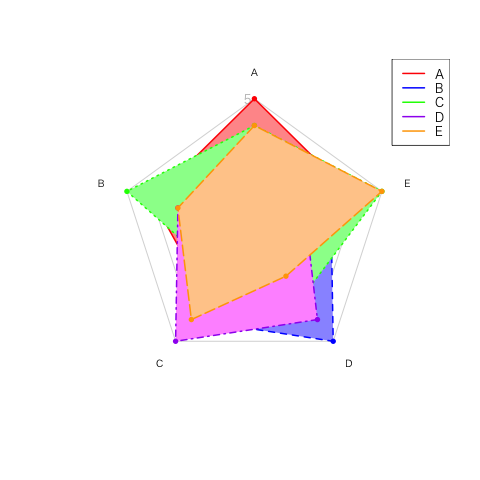

Here is the R script that generated this plot:
# fmsbパッケージを読み込む
library(fmsb)

# PNGデバイスを開く
png("radar_chart.png")

# データフレームの作成
data <- data.frame(
  A = c(5, 3, 4, 2, 4),
  B = c(4, 2, 5, 3, 3),
  C = c(3, 4, 2, 5, 4),
  D = c(2, 5, 3, 4, 2),
  E = c(4, 3, 5, 2, 5)
)

# 最大値と最小値の行を追加
data <- rbind(rep(5, 5), rep(1, 5), data)

# フォントの設定
par(family = "HiraginoSans-W3")

# レーダーチャートの作成
radarchart(data, axistype = 1, 
           pcol = c("red", "blue", "green", "purple", "orange"), 
           pfcol = c("#FF9999", "#9999FF", "#99FF99", "#FF99FF", "#FFCC99"), 
           plwd = 2, 
           cglcol = "grey", 
           cglty = 1, 
           axislabcol = "grey", 
           caxislabels = seq(1, 5, 1), 
           cglwd = 0.8, 
           vlcex = 0.8)

# 凡例の追加
legend("topright", legend = c("A", "B", "C", "D", "E"), col = c("red", "blue", "green", "purple", "orange"), lty = 1, lwd = 2)

# PNGデバ���スを閉じる
dev.off()